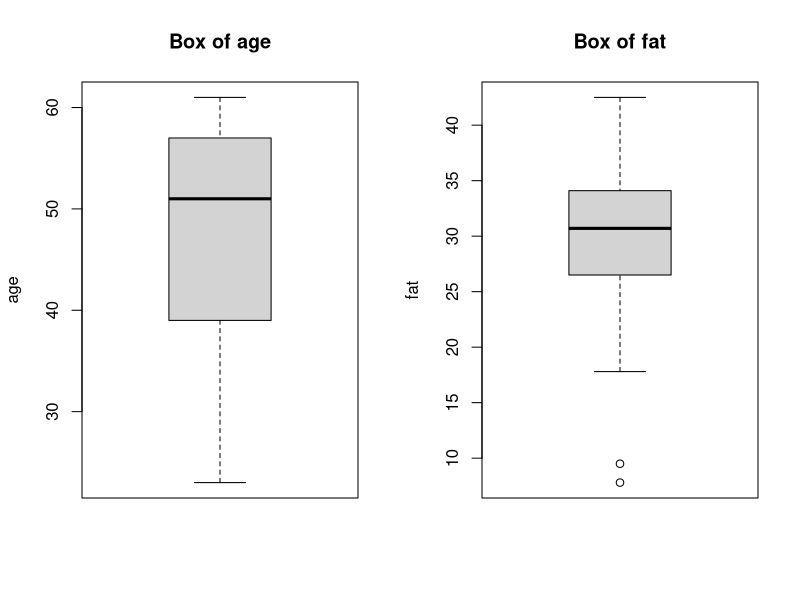
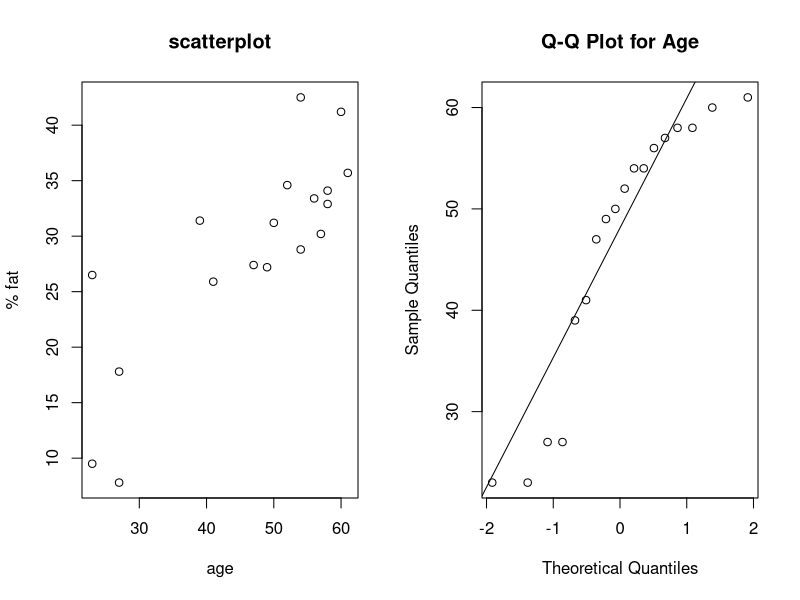
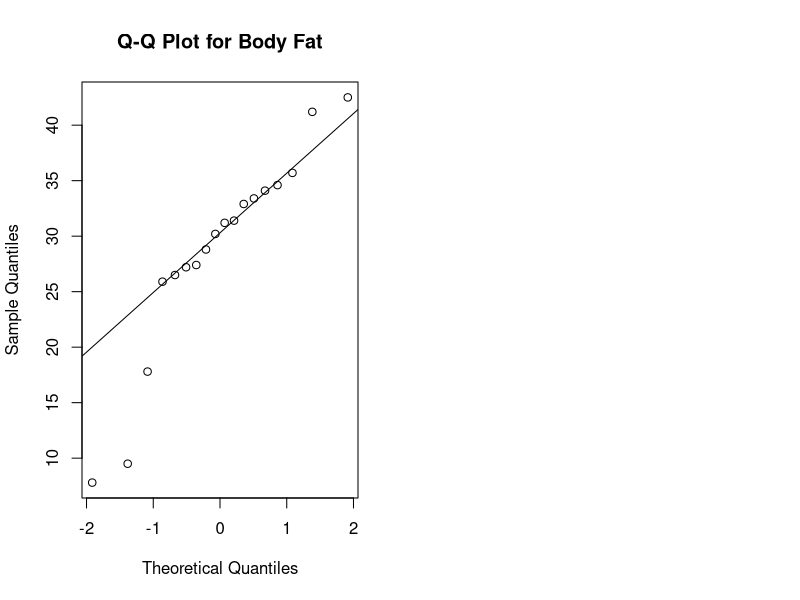

The R script that drew these images, in order:
age <- c(23, 23, 27, 27, 39, 41, 47, 49, 50, 52, 54, 54, 56, 57, 58, 58, 60, 61)
fat <- c(9.5, 26.5, 7.8, 17.8, 31.4, 25.9, 27.4, 27.2, 31.2, 34.6, 42.5, 28.8, 33.4, 30.2, 34.1, 32.9, 41.2, 35.7)
df = data.frame(age,fat)
df
mean_age = mean(df$age)
mean_age
median_age = median(df$age)
median_age
sd_age = sd(df$age)
sd_age
mean_fat = mean(df$fat)
mean_fat
median_fat = median(df$fat)
median_fat
sd_fat = sd(df$fat)
sd_fat
par(mfrow = c(1, 2))
boxplot(df$age,main = "Box of age",ylab = "age")
boxplot(df$fat,main = "Box of fat",ylab = "fat")
par(mfrow = c(1, 2))
plot(df$age,df$fat,main="scatterplot",xlab="age",ylab="% fat")
qqnorm(df$age, main = "Q-Q Plot for Age")
qqline(df$age)
qqnorm(df$fat, main = "Q-Q Plot for Body Fat")
qqline(df$fat)